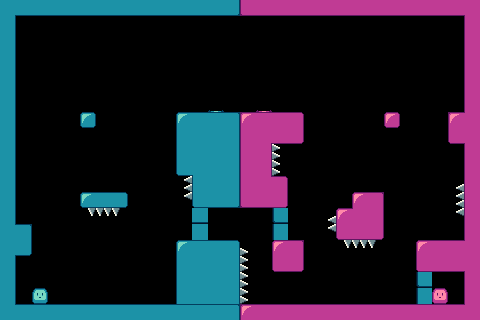

Tiled map render using the project's own tile images. Description and the whole map definition, tile-layer contents included, below:
An orthogonal 30x20 tile map with 16x16 px tiles, 1 tile layer (Tile Layer 1).

<map version="1.4" tiledversion="2021.01.13" orientation="orthogonal" renderorder="right-down" width="30" height="20" tilewidth="16" tileheight="16" infinite="0" nextlayerid="2" nextobjectid="1">
 <tileset firstgid="1" source="spritesheet.tsx" />
 <layer id="1" name="Tile Layer 1" width="30" height="20">
  <data encoding="csv">
109,66,66,66,66,66,66,66,66,66,66,66,66,66,105,108,70,70,70,70,70,70,70,70,70,70,70,70,70,112,
51,0,0,0,0,0,0,0,0,0,0,0,0,0,0,0,0,0,0,0,0,0,0,0,0,0,0,0,0,53,
51,0,0,0,0,0,0,0,0,0,0,0,0,0,0,0,0,0,0,0,0,0,0,0,0,0,0,113,0,53,
51,0,0,0,0,114,0,0,0,0,0,0,0,0,0,0,0,0,0,0,0,0,0,0,0,0,0,0,0,53,
51,0,0,0,0,0,0,0,0,0,0,0,0,0,0,0,0,0,0,0,0,0,0,0,0,0,0,0,0,53,
51,0,0,0,0,0,0,0,0,0,0,0,0,0,0,0,0,0,0,0,0,0,0,0,0,0,0,0,0,53,
51,0,0,0,0,0,0,0,0,0,0,0,0,97,0,0,98,0,0,0,0,0,0,0,0,0,0,0,9,53,
51,0,0,0,0,84,0,0,0,0,0,33,34,34,121,124,38,38,39,0,0,0,0,0,88,0,0,0,124,128,
51,0,0,0,0,0,0,0,0,0,0,49,50,50,51,53,111,70,71,0,0,0,0,0,0,0,0,0,69,112,
51,0,0,0,0,0,0,0,0,0,0,49,50,50,51,53,55,46,0,0,0,0,0,0,0,0,0,0,0,53,
51,0,0,0,0,0,0,0,0,0,0,65,110,50,51,53,55,46,0,0,114,0,0,0,0,0,0,113,0,53,
51,0,0,113,0,0,9,0,0,114,0,48,49,50,51,53,127,39,0,0,0,0,0,9,0,0,0,0,80,53,
51,0,0,0,0,81,82,83,0,0,0,79,65,66,105,108,70,71,0,0,0,0,37,123,0,0,0,0,48,53,
51,13,0,0,0,78,47,77,0,0,0,0,162,0,0,0,0,161,0,0,80,37,128,55,0,0,0,0,79,53,
125,121,0,0,0,0,0,0,0,0,0,0,146,13,0,0,0,145,15,0,79,69,70,71,0,0,0,9,0,53,
109,67,0,0,0,0,0,0,0,0,0,33,34,34,35,64,0,37,123,0,0,78,47,77,0,0,37,38,38,128,
51,0,0,0,0,0,0,0,0,0,0,49,50,50,51,46,0,69,71,0,0,0,0,0,0,0,69,70,70,112,
51,0,0,0,0,0,0,0,0,0,0,49,50,50,51,46,0,0,0,0,0,0,0,0,0,0,161,0,0,53,
51,0,1,0,9,0,0,0,0,0,0,49,50,50,51,46,9,15,0,0,0,0,0,0,0,9,145,5,0,53,
125,34,34,34,34,34,34,34,34,34,34,34,34,34,121,124,38,38,38,38,38,38,38,38,38,38,38,38,38,128
</data>
 </layer>
</map>